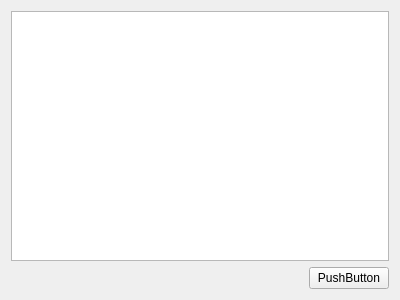
<?xml version="1.0" encoding="UTF-8"?>
<ui version="4.0">
 <class>Widget</class>
 <widget class="QWidget" name="Widget">
  <property name="geometry">
   <rect>
    <x>0</x>
    <y>0</y>
    <width>400</width>
    <height>300</height>
   </rect>
  </property>
  <property name="minimumSize">
   <size>
    <width>250</width>
    <height>250</height>
   </size>
  </property>
  <property name="windowTitle">
   <string>Widget</string>
  </property>
  <layout class="QVBoxLayout" name="verticalLayout">
   <item>
    <widget class="QTextEdit" name="textEdit"/>
   </item>
   <item>
    <layout class="QHBoxLayout" name="horizontalLayout">
     <item>
      <spacer name="horizontalSpacer">
       <property name="orientation">
        <enum>Qt::Horizontal</enum>
       </property>
       <property name="sizeHint" stdset="0">
        <size>
         <width>40</width>
         <height>20</height>
        </size>
       </property>
      </spacer>
     </item>
     <item>
      <widget class="QPushButton" name="pushButton">
       <property name="text">
        <string>PushButton</string>
       </property>
      </widget>
     </item>
    </layout>
   </item>
  </layout>
 </widget>
 <layoutdefault spacing="6" margin="11"/>
 <resources/>
 <connections/>
</ui>
